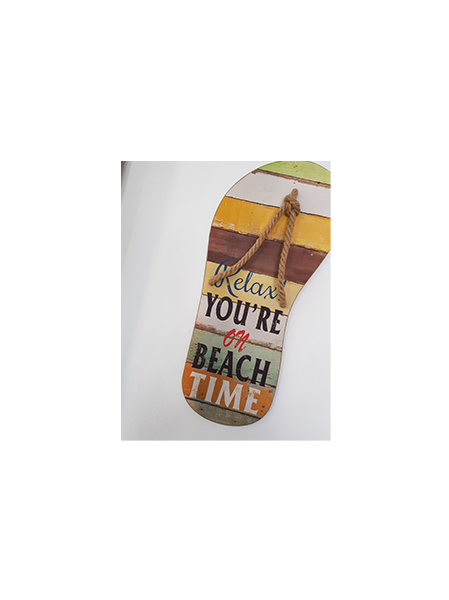
#> input picture Practico12/ojota1.jpg, 449 x 600 px
$ python Practico12.py
#> lines starting #> are read from the running program, lines starting #| are printed output that depends on the picture; after the words box and inside, x2 and y2 are one past the last pixel; in counts of white or black regions, pixels touching at a corner belong together
import cv2
import numpy as np

MIN_MATCH_COUNT = 10

img1 = cv2.imread('ojota1.jpg')
#> img1 is the input picture: shape (600, 449, 3); mean B, G, R 235.2, 237.7, 240.3
cv2.imshow('img1', img1)
gray1 = cv2.cvtColor(img1, cv2.COLOR_BGR2GRAY)
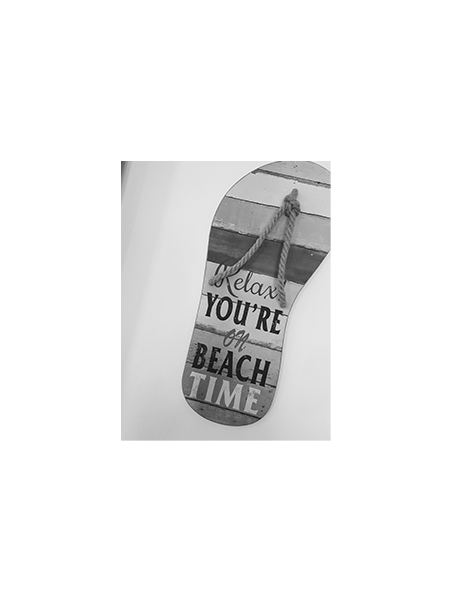
#> gray1: shape (600, 449); min 0, max 255, mean 238.2
img2 = cv2.imread('ojota2.jpg')
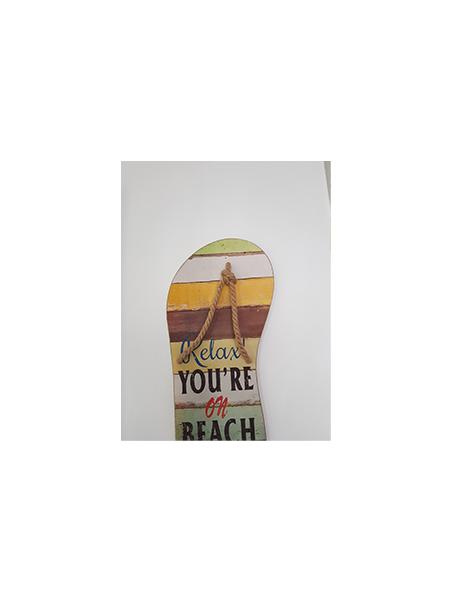
#> input picture Practico12/ojota2.jpg, 449 x 600 px
#> img2 is the input picture: shape (600, 449, 3); mean B, G, R 237.3, 239.1, 240.7
cv2.imshow('img2', img2)
gray2 = cv2.cvtColor(img2, cv2.COLOR_BGR2GRAY)
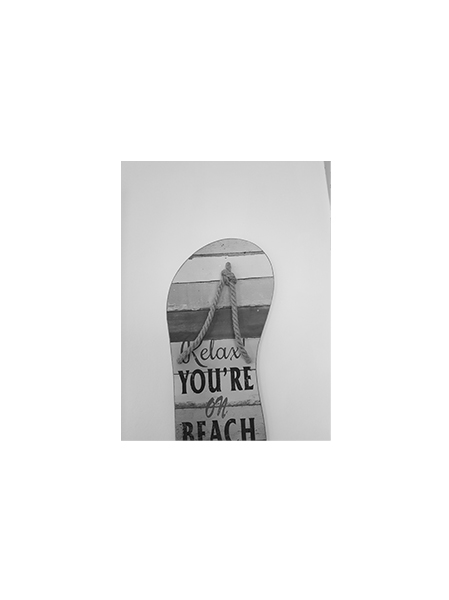
#> gray2: shape (600, 449); min 0, max 255, mean 239.4

# Inicializamos el detector y el descriptor
sift = cv2.xfeatures2d.SIFT_create()

kp1, des1 = sift.detectAndCompute(gray1, None)
#> kp1 = 346 keypoints; strongest (x, y, size): (277, 332, 2.6), (208, 314, 3.3), (240, 319, 2.6), (255, 306, 3)
kp2, des2 = sift.detectAndCompute(gray2, None)
#> kp2 = 244 keypoints; strongest (x, y, size): (244, 438, 3.4), (251, 388, 2.5), (225, 370, 2.6), (240, 388, 2.6)

img1=cv2.drawKeypoints(gray1,kp1,img1)
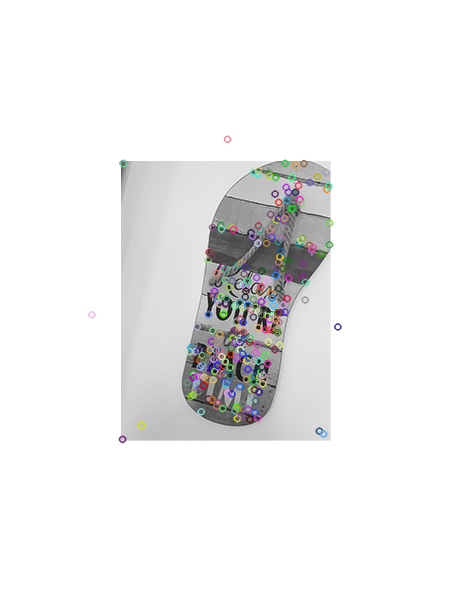
#> img1: shape (600, 449, 3); 16.24% of pixels changed, all inside (x1, y1, x2, y2) = (87, 135, 342, 444)
cv2.imwrite('sift_keypoints.jpg',img1)

matcher = cv2.BFMatcher (cv2.NORM_L2)

matches = matcher.knnMatch(des1, des2, k=2)
#> matches = 346 matches

# Guardamos los buenos matches usando el test de razón de Lowe
good = [ ]
for m, n in matches :
    if m.distance < 0.70*n.distance:
        good.append(m)
#> after the loop, good = 127 matches

if(len(good) > MIN_MATCH_COUNT):
    src_pts = np.float32([kp1[m.queryIdx].pt for m in good]).reshape(-1, 1, 2)
#> src_pts = 127 rows, first 8: [91.29, 314.3], [140.9, 424.8], [140.9, 424.8], [189.4, 351.2], [190.5, 347.3], [194.7, 351], [196.8, 326.2], [198.6, 349.9]
    dst_pts = np.float32([kp2[m.trainIdx].pt for m in good]).reshape(-1, 1, 2)
#> dst_pts = 127 rows, first 8: [91.31, 335.1], [145.3, 185.4], [145.3, 185.4], [176.5, 429.1], [176.5, 429.1], [181.6, 431.4], [176.9, 406.6], [184.6, 429.1]

H, mask = cv2.findHomography(dst_pts, src_pts, cv2.RANSAC, 5.0) # Computamos la homografía con RANSAC
#> H = [[1.3, -0.133, 96.27], [0.327, 1.66, -282], [-0.000336, 0.00109, 1]]; mask = 127 values, max 1 at index 3, min 0 at index 0, mean 0.929

wimg2 = cv2.warpPerspective(img2, H, (img1.shape[1], img1.shape[0]))
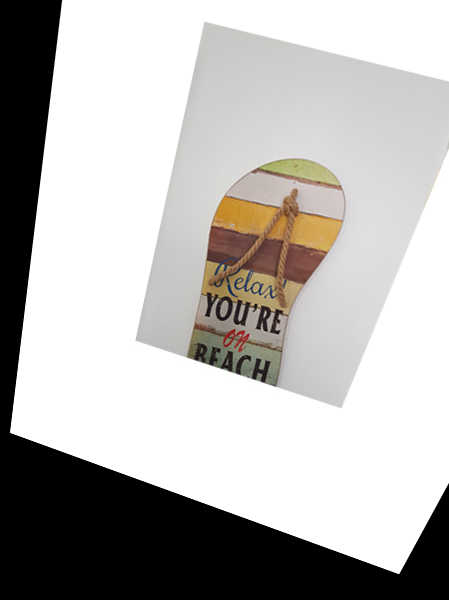
#> wimg2: shape (600, 449, 3); mean B, G, R 176.6, 178.9, 181

# Mezclamos ambas imágenes
alpha = 0.5
blend = np.array(wimg2 * alpha + img1 * (1 - alpha), dtype=np.uint8)
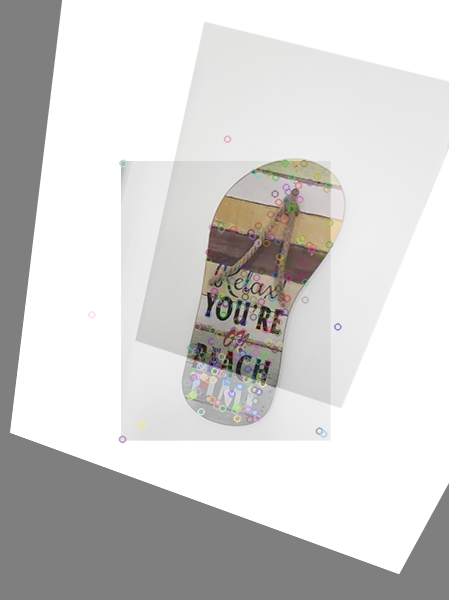
#> blend: shape (600, 449, 3); mean B, G, R 207.2, 208.4, 209.4

cv2.imshow('blend', blend)

while(1):
    if cv2.waitKey(1) & 0xFF == ord('q'):
#> (key q is pressed here)
        break

cv2.destroyAllWindows()
